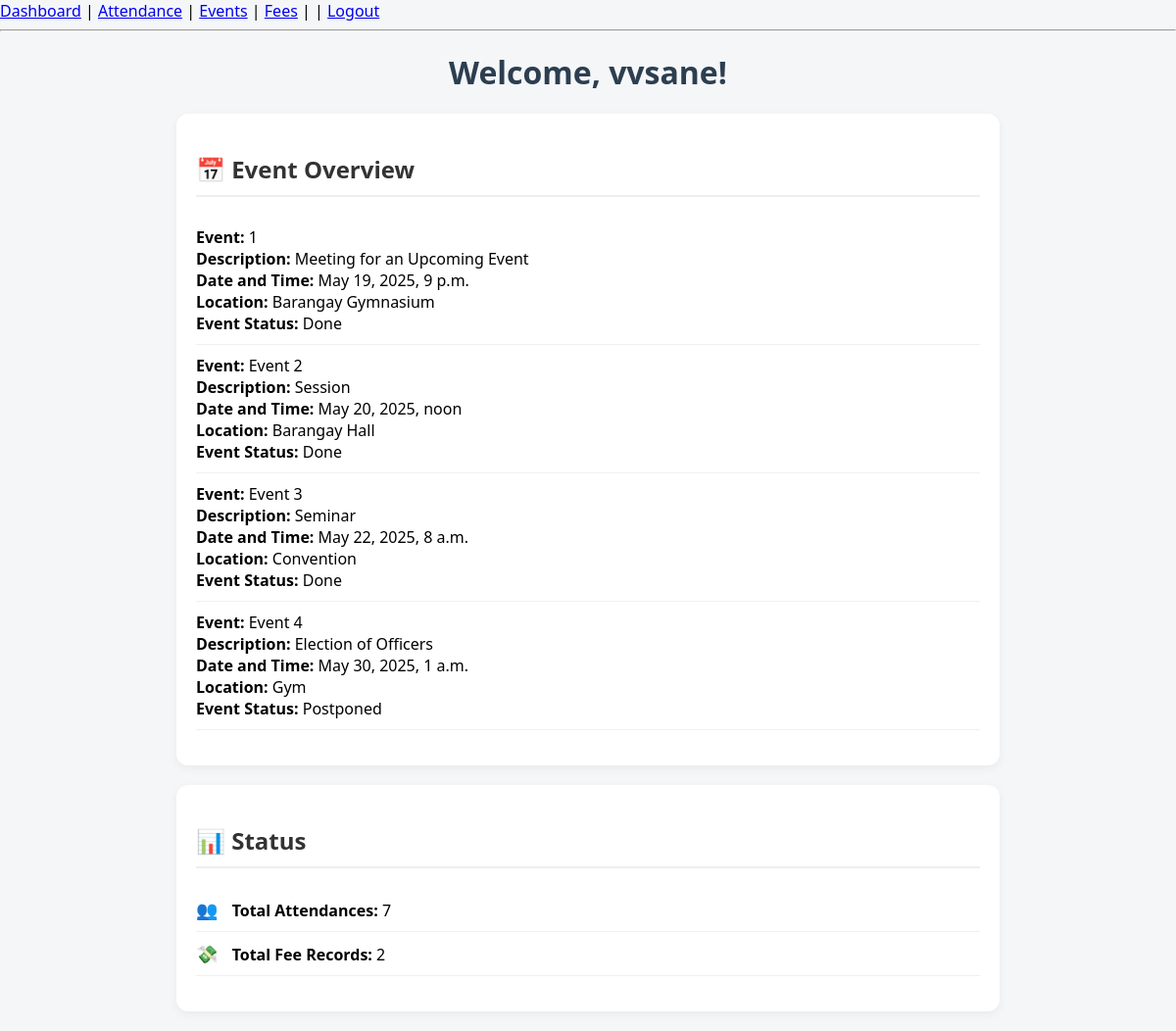
Screenshot of / (signed in) with the database file from the repository.
### core/models.py (models this page shows, shortened)
class Event(models.Model):
    STATUS_CHOICES=[
        ('ongoing', 'Ongoing'),
        ('done', 'Done'),
        ('postponed', 'Postponed'),
    ]
    title = models.CharField(max_length=200)
    description = models.TextField()
    date = models.DateTimeField()
    location = models.CharField(max_length=100, blank=True)
    image = models.ImageField(upload_to='event_images/', null=True, blank=True)
    status = models.CharField(
        max_length=100,
        choices=STATUS_CHOICES,
        blank=True,
        null=True,
    )

### core/views.py (the view)
# urls.py: path('', views.dashboard, name='dashboard'),
@login_required(login_url='login')
def dashboard(request):
    context = {
        'username': request.user.username,
        'events': Event.objects.all(),
        'attendances': Attendance.objects.count(),
        'fees': Fee.objects.count(),
    }
    return render(request, 'core/dashboard.html', context)

### core/templates/core/dashboard.html
{% extends 'core/base.html' %}
{% load static %}
{% block content %}
  <h1 class="dashboard-title">Welcome, {{ username }}!</h1>
  <div class="card">
      <h2>📅 Event Overview</h2>
      <ul id="eventList">
          {% for event in events %}
              <li>
                <span><strong>Event:</strong> {{ event.title }}</span><br>
                <span><strong>Description:</strong> {{ event.description }}</span><br>
                <span><strong>Date and Time:</strong> {{ event.date }}</span><br>
                <span><strong>Location:</strong> {{ event.location }}</span><br>
                <span><strong>Event Status:</strong> {{ event.get_status_display }}</span>
              </li>
          {% empty %}
              <li>No events available.</li>
          {% endfor %}
      </ul>
  </div>
  <div class="card">
      <h2>📊 Status</h2>
      <ul>
          <li><span class="icon">👥</span> <strong>Total Attendances:</strong> {{ attendances }}</li>
          <li><span class="icon">💸</span> <strong>Total Fee Records:</strong> {{ fees }}</li>
      </ul>
  </div>
{% endblock %}

### core/static/css/style.css (style rules this page uses)
body { font-family: 'Segoe UI', sans-serif; background: #f4f6f8; margin: 0; padding: 0; }
.dashboard-title { text-align: center; margin-top: 20px; color: #2c3e50; }
.card { background-color: white; margin: 20px auto; padding: 20px; border-radius: 12px; box-shadow: 0 3px 10px rgba(0,0,0,0.05); max-width: 800px; }
.card h2 { border-bottom: 2px solid #eee; padding-bottom: 10px; color: #333; }
.card ul { list-style: none; padding-left: 0; }
.card li { padding: 10px 0; border-bottom: 1px solid #f0f0f0; }
.icon { margin-right: 10px; }
.icon { margin-right: 10px; color: #e91e63; font-size: 18px; }

### rows the page displays
Event: title "1", description "Meeting for an Upcoming Event", date "May 19, 2025, 9 p.m.", location "Barangay Gymnasium", status "Done"
Event: title "Event 2", description "Session", date "May 20, 2025, noon", location "Barangay Hall", status "Done"
Event: title "Event 3", description "Seminar", date "May 22, 2025, 8 a.m.", location "Convention", status "Done"
Event: title "Event 4", description "Election of Officers", date "May 30, 2025, 1 a.m.", location "Gym", status "Postponed"

### other values shown
{{ username }} "vvsane"
{{ attendances }} "7"
{{ fees }} "2"
